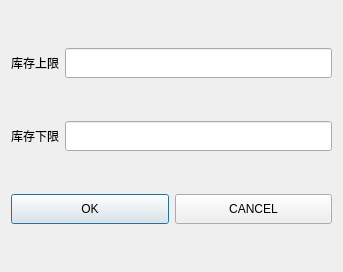
<?xml version="1.0" encoding="UTF-8"?>
<ui version="4.0">
 <class>Inventory</class>
 <widget class="QDialog" name="Inventory">
  <property name="geometry">
   <rect>
    <x>0</x>
    <y>0</y>
    <width>343</width>
    <height>272</height>
   </rect>
  </property>
  <property name="windowTitle">
   <string>Dialog</string>
  </property>
  <layout class="QVBoxLayout" name="verticalLayout" stretch="2,2,1">
   <item>
    <layout class="QHBoxLayout" name="horizontalLayout">
     <item>
      <widget class="QLabel" name="label">
       <property name="text">
        <string>库存上限</string>
       </property>
      </widget>
     </item>
     <item>
      <widget class="QLineEdit" name="InventoryCap">
       <property name="sizePolicy">
        <sizepolicy hsizetype="Expanding" vsizetype="Expanding">
         <horstretch>0</horstretch>
         <verstretch>0</verstretch>
        </sizepolicy>
       </property>
       <property name="maximumSize">
        <size>
         <width>16777215</width>
         <height>30</height>
        </size>
       </property>
      </widget>
     </item>
    </layout>
   </item>
   <item>
    <layout class="QHBoxLayout" name="horizontalLayout_2">
     <item>
      <widget class="QLabel" name="label_2">
       <property name="text">
        <string>库存下限</string>
       </property>
      </widget>
     </item>
     <item>
      <widget class="QLineEdit" name="MinimumInvenTory">
       <property name="sizePolicy">
        <sizepolicy hsizetype="Expanding" vsizetype="Expanding">
         <horstretch>0</horstretch>
         <verstretch>0</verstretch>
        </sizepolicy>
       </property>
       <property name="maximumSize">
        <size>
         <width>16777215</width>
         <height>30</height>
        </size>
       </property>
      </widget>
     </item>
    </layout>
   </item>
   <item>
    <layout class="QHBoxLayout" name="horizontalLayout_3">
     <item>
      <widget class="QPushButton" name="pushButton">
       <property name="sizePolicy">
        <sizepolicy hsizetype="Minimum" vsizetype="Expanding">
         <horstretch>0</horstretch>
         <verstretch>0</verstretch>
        </sizepolicy>
       </property>
       <property name="maximumSize">
        <size>
         <width>16777215</width>
         <height>30</height>
        </size>
       </property>
       <property name="text">
        <string>OK</string>
       </property>
      </widget>
     </item>
     <item>
      <widget class="QPushButton" name="CANCEL">
       <property name="sizePolicy">
        <sizepolicy hsizetype="Minimum" vsizetype="Expanding">
         <horstretch>0</horstretch>
         <verstretch>0</verstretch>
        </sizepolicy>
       </property>
       <property name="maximumSize">
        <size>
         <width>16777215</width>
         <height>30</height>
        </size>
       </property>
       <property name="text">
        <string>CANCEL</string>
       </property>
      </widget>
     </item>
    </layout>
   </item>
  </layout>
 </widget>
 <resources/>
 <connections/>
</ui>
